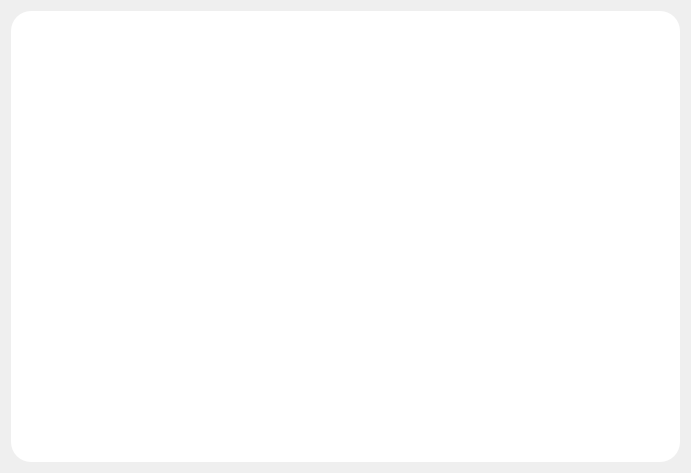
<?xml version="1.0" encoding="UTF-8"?>
<ui version="4.0">
 <class>Dialog</class>
 <widget class="QDialog" name="Dialog">
  <property name="geometry">
   <rect>
    <x>0</x>
    <y>0</y>
    <width>691</width>
    <height>473</height>
   </rect>
  </property>
  <property name="windowTitle">
   <string>Dialog</string>
  </property>
  <layout class="QVBoxLayout" name="verticalLayout">
   <item>
    <widget class="QWidget" name="roundWdgt" native="true">
     <property name="styleSheet">
      <string notr="true">#roundWdgt {
            background: #FFFFFF;
            border-radius: 20px;
            opacity: 100;
            border: none;
        }
</string>
     </property>
     <widget class="QWidget" name="logoWdgt" native="true">
      <property name="geometry">
       <rect>
        <x>140</x>
        <y>-30</y>
        <width>341</width>
        <height>241</height>
       </rect>
      </property>
      <property name="sizePolicy">
       <sizepolicy hsizetype="Preferred" vsizetype="Preferred">
        <horstretch>30</horstretch>
        <verstretch>100</verstretch>
       </sizepolicy>
      </property>
      <property name="styleSheet">
       <string notr="true">#logoWdgt{
border-image: url(:/images/Crackterize.png) 10 10 10 10 stretch;

}</string>
      </property>
      <widget class="QWidget" name="widget" native="true">
       <property name="geometry">
        <rect>
         <x>200</x>
         <y>150</y>
         <width>311</width>
         <height>301</height>
        </rect>
       </property>
      </widget>
     </widget>
     <widget class="QWidget" name="outimg" native="true">
      <property name="geometry">
       <rect>
        <x>20</x>
        <y>120</y>
        <width>311</width>
        <height>301</height>
       </rect>
      </property>
      <widget class="QWidget" name="img" native="true">
       <property name="geometry">
        <rect>
         <x>40</x>
         <y>20</y>
         <width>261</width>
         <height>221</height>
        </rect>
       </property>
      </widget>
     </widget>
    </widget>
   </item>
  </layout>
 </widget>
 <resources>
  <include location="images/images.qrc"/>
 </resources>
 <connections/>
</ui>
